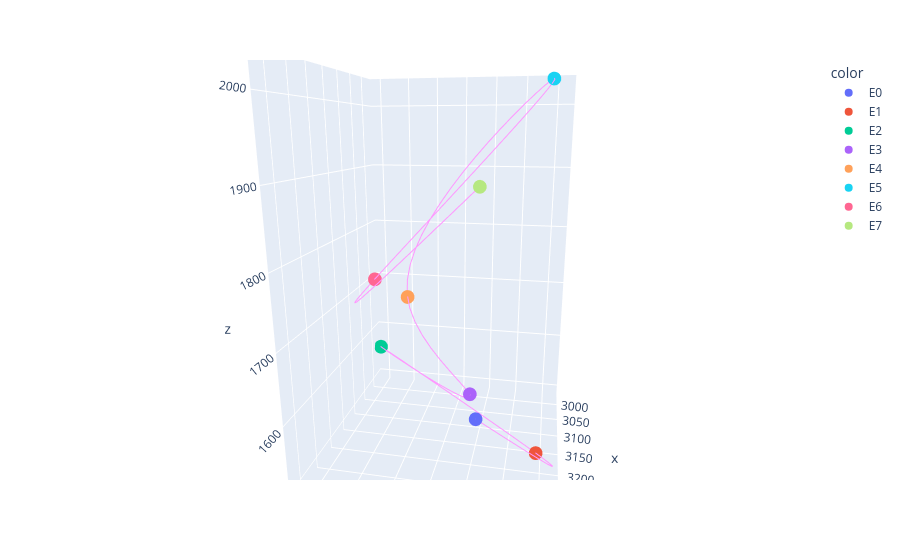

Write notebook code for a chart like this one.
### Markdown cell above
We can easily visualize one or more traces by their trace_IDs now, either one or several (by a list of trace_IDs). To do this we load the tracing functions module that contains several helper functions for trace analysis.

### Code cell
tr.plot_traces(traces,[40])

### Figure 1 — Plotly figure (JSON) as saved in the notebook; plotly's stock layout.template omitted (floating-point values rounded to 4 significant figures)
{"data": [{"hoverlabel": {"namelength": 0}, "hovertemplate": "color=E0<br>x=%{x}<br>y=%{y}<br>z=%{z}", "legendgroup": "E0", "marker": {"color": "#636efa", "symbol": "circle"}, "mode": "markers", "name": "E0", "scene": "scene", "showlegend": true, "type": "scatter3d", "x": [3320.0], "y": [3372.0], "z": [1634.0]}, {"hoverlabel": {"namelength": 0}, "hovertemplate": "color=E1<br>x=%{x}<br>y=%{y}<br>z=%{z}", "legendgroup": "E1", "marker": {"color": "#EF553B", "symbol": "circle"}, "mode": "markers", "name": "E1", "scene": "scene", "showlegend": true, "type": "scatter3d", "x": [3189.0], "y": [3443.0], "z": [1508.0]}, {"hoverlabel": {"namelength": 0}, "hovertemplate": "color=E2<br>x=%{x}<br>y=%{y}<br>z=%{z}", "legendgroup": "E2", "marker": {"color": "#00cc96", "symbol": "circle"}, "mode": "markers", "name": "E2", "scene": "scene", "showlegend": true, "type": "scatter3d", "x": [2981.0], "y": [3141.0], "z": [1558.0]}, {"hoverlabel": {"namelength": 0}, "hovertemplate": "color=E3<br>x=%{x}<br>y=%{y}<br>z=%{z}", "legendgroup": "E3", "marker": {"color": "#ab63fa", "symbol": "circle"}, "mode": "markers", "name": "E3", "scene": "scene", "showlegend": true, "type": "scatter3d", "x": [3256.0], "y": [3356.0], "z": [1630.0]}, {"hoverlabel": {"namelength": 0}, "hovertemplate": "color=E4<br>x=%{x}<br>y=%{y}<br>z=%{z}", "legendgroup": "E4", "marker": {"color": "#FFA15A", "symbol": "circle"}, "mode": "markers", "name": "E4", "scene": "scene", "showlegend": true, "type": "scatter3d", "x": [3136.0], "y": [3241.0], "z": [1716.0]}, {"hoverlabel": {"namelength": 0}, "hovertemplate": "color=E5<br>x=%{x}<br>y=%{y}<br>z=%{z}", "legendgroup": "E5", "marker": {"color": "#19d3f3", "symbol": "circle"}, "mode": "markers", "name": "E5", "scene": "scene", "showlegend": true, "type": "scatter3d", "x": [3087.0], "y": [3442.0], "z": [2028.0]}, {"hoverlabel": {"namelength": 0}, "hovertemplate": "color=E6<br>x=%{x}<br>y=%{y}<br>z=%{z}", "legendgroup": "E6", "marker": {"color": "#FF6692", "symbol": "circle"}, "mode": "markers", "name": "E6", "scene": "scene", "showlegend": true, "type": "scatter3d", "x": [3111.0], "y": [3181.0], "z": [1733.0]}, {"hoverlabel": {"namelength": 0}, "hovertemplate": "color=E7<br>x=%{x}<br>y=%{y}<br>z=%{z}", "legendgroup": "E7", "marker": {"color": "#B6E880", "symbol": "circle"}, "mode": "markers", "name": "E7", "scene": "scene", "showlegend": true, "type": "scatter3d", "x": [3252.0], "y": [3364.0], "z": [1896.0]}, {"mode": "lines", "showlegend": false, "type": "scatter3d", "x": [3320.0, 3313.0, 3304.0, 3293.0, 3279.0, 3263.0, 3246.0, 3227.0, 3208.0, 3187.0, 3166.0, 3145.0, 3124.0, 3103.0, 3082.0, 3063.0, 3044.0, 3027.0, 3012.0, 2998.0, 2987.0, 2978.0, 2972.0, 2970.0, 2970.0, 2974.0, 2982.0, 2994.0, 3009.0, 3027.0, 3047.0, 3069.0, 3093.0, 3116.0, 3140.0, 3163.0, 3185.0, 3205.0, 3222.0, 3237.0, 3248.0, 3254.0, 3257.0, 3253.0, 3245.0, 3234.0, 3219.0, 3202.0, 3184.0, 3166.0, 3149.0, 3133.0, 3120.0, 3108.0, 3099.0, 3092.0, 3086.0, 3081.0, 3078.0, 3076.0, 3076.0, 3076.0, 3076.0, 3078.0, 3080.0, 3081.0, 3083.0, 3085.0, 3087.0, 3088.0, 3089.0, 3090.0, 3091.0, 3091.0, 3091.0, 3091.0, 3092.0, 3092.0, 3093.0, 3093.0, 3095.0, 3096.0, 3098.0, 3100.0, 3103.0, 3106.0, 3110.0, 3115.0, 3121.0, 3127.0, 3135.0, 3143.0, 3152.0, 3163.0, 3175.0, 3187.0, 3202.0, 3217.0, 3234.0, 3252.0], "y": [3372.0, 3404.0, 3429.0, 3447.0, 3459.0, 3465.0, 3466.0, 3462.0, 3454.0, 3442.0, 3427.0, 3409.0, 3389.0, 3367.0, 3343.0, 3319.0, 3295.0, 3271.0, 3247.0, 3225.0, 3204.0, 3185.0, 3169.0, 3156.0, 3147.0, 3142.0, 3141.0, 3146.0, 3154.0, 3167.0, 3182.0, 3199.0, 3219.0, 3239.0, 3259.0, 3280.0, 3299.0, 3316.0, 3332.0, 3344.0, 3353.0, 3357.0, 3357.0, 3351.0, 3340.0, 3326.0, 3309.0, 3292.0, 3275.0, 3260.0, 3248.0, 3240.0, 3237.0, 3238.0, 3244.0, 3253.0, 3265.0, 3280.0, 3296.0, 3314.0, 3332.0, 3351.0, 3369.0, 3387.0, 3403.0, 3417.0, 3429.0, 3437.0, 3442.0, 3443.0, 3440.0, 3434.0, 3425.0, 3413.0, 3398.0, 3382.0, 3364.0, 3345.0, 3326.0, 3305.0, 3285.0, 3265.0, 3245.0, 3227.0, 3210.0, 3194.0, 3181.0, 3170.0, 3162.0, 3157.0, 3156.0, 3158.0, 3165.0, 3177.0, 3193.0, 3215.0, 3243.0, 3277.0, 3317.0, 3364.0], "z": [1634.0, 1610.0, 1590.0, 1571.0, 1556.0, 1542.0, 1531.0, 1521.0, 1513.0, 1508.0, 1503.0, 1501.0, 1499.0, 1499.0, 1500.0, 1502.0, 1505.0, 1509.0, 1514.0, 1519.0, 1524.0, 1530.0, 1536.0, 1542.0, 1548.0, 1554.0, 1559.0, 1564.0, 1569.0, 1574.0, 1578.0, 1582.0, 1586.0, 1590.0, 1593.0, 1597.0, 1601.0, 1605.0, 1609.0, 1614.0, 1618.0, 1623.0, 1629.0, 1634.0, 1641.0, 1648.0, 1656.0, 1665.0, 1676.0, 1689.0, 1703.0, 1719.0, 1738.0, 1758.0, 1780.0, 1803.0, 1827.0, 1850.0, 1874.0, 1898.0, 1920.0, 1942.0, 1962.0, 1979.0, 1995.0, 2008.0, 2018.0, 2025.0, 2028.0, 2027.0, 2022.0, 2013.0, 2002.0, 1988.0, 1972.0, 1954.0, 1934.0, 1914.0, 1892.0, 1870.0, 1848.0, 1826.0, 1805.0, 1784.0, 1766.0, 1748.0, 1733.0, 1721.0, 1711.0, 1705.0, 1702.0, 1703.0, 1708.0, 1718.0, 1733.0, 1753.0, 1779.0, 1811.0, 1850.0, 1896.0]}], "layout": {"autosize": true, "legend": {"title": {"text": "color"}, "tracegroupgap": 0}, "margin": {"t": 60}, "scene": {"aspectmode": "auto", "aspectratio": {"x": 0.8935, "y": 0.8293, "z": 1.35}, "camera": {"center": {"x": 0, "y": 0, "z": 0}, "eye": {"x": 1.674, "y": 0.334, "z": 0.4642}, "projection": {"type": "perspective"}, "up": {"x": 0, "y": 0, "z": 1}}, "domain": {"x": [0, 1], "y": [0, 1]}, "xaxis": {"title": {"text": "x"}, "type": "linear"}, "yaxis": {"title": {"text": "y"}, "type": "linear"}, "zaxis": {"title": {"text": "z"}, "type": "linear"}}}}
